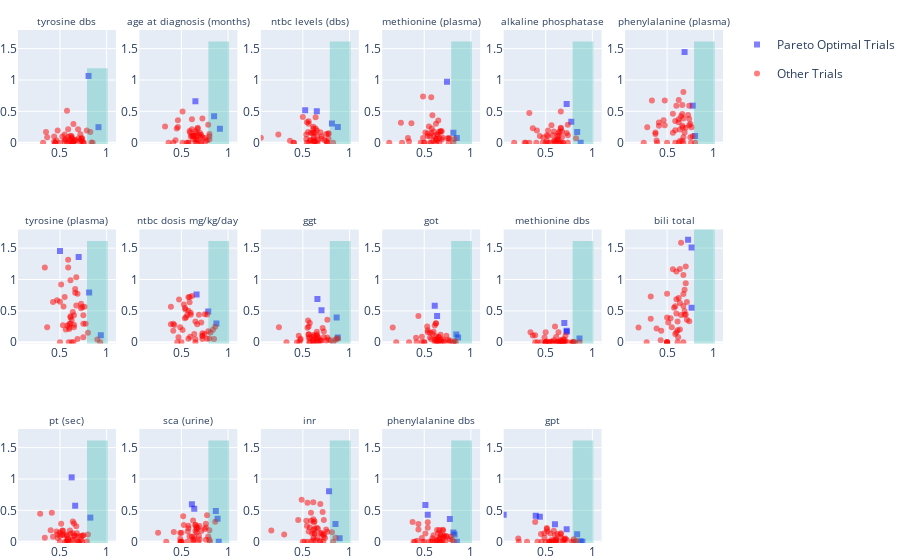

The notebook cell this image was saved under:
### Code cell
import warnings
warnings.filterwarnings("ignore")
from utils import *
import pickle
with open('1a_hello.pickle', 'rb') as handle:
    studies = pickle.load(handle)      # Saca la cosa
study = studies[0] #.trials.__len__()
plot_all_studies(studies, .8, 0)

### Figure 1 — Plotly figure (JSON) as saved in the notebook; plotly's stock layout.template omitted (floating-point values rounded to 4 significant figures)
{"data": [{"legendgroup": "group1", "marker": {"color": "blue", "opacity": 0.5, "symbol": "square"}, "mode": "markers", "name": "Pareto Optimal Trials", "showlegend": true, "type": "scatter", "x": [0.9125, 0.8063], "xaxis": "x", "y": [0.2484, 1.064], "yaxis": "y"}, {"legendgroup": "group2", "marker": {"color": "red", "opacity": 0.5}, "mode": "markers", "name": "Other Trials", "showlegend": true, "type": "scatter", "x": [0.6375, 0.35, 0.5875, 0.7375, 0.6125, 0.475, 0.725, 0.625, 0.55, 0.3625, 0.6625, 0.7875, 0.7375, 0.6, 0.7, 0.6375, 0.6438, 0.625, 0.75, 0.85, 0.575, 0.7125, 0.625, 0.55, 0.525, 0.5875, 0.8375, 0.65, 0.825, 0.6625, 0.7562, 0.6938, 0.4375, 0.4375, 0.725, 0.7188, 0.5625, 0.45, 0.65, 0.625, 0.6, 0.7313, 0.5, 0.55, 0.4625, 0.575, 0.45, 0.3187], "xaxis": "x", "y": [0.01294, 0.1707, 0.2134, 0.07256, 0.1099, 0.196, 0.03076, 0.07832, 0.01444, 0.08699, 0.03927, 0.1967, 0.02798, 0.03237, 0.07044, 0, 0.3, 0.102, 0, 0, 0, 0.01347, 0.01273, 0.1302, 0.09832, 0.09104, 0.002039, 0, 0.1724, 0.04335, 0, 0.215, 0.0998, 0.01505, 0.05671, 0.1335, 0.05092, 0, 0.03621, 0.06337, 0, 0.06827, 0, 0.05001, 0.03524, 0.5096, 0, 0], "yaxis": "y"}, {"legendgroup": "group1", "marker": {"color": "blue", "opacity": 0.5, "symbol": "square"}, "mode": "markers", "name": "Pareto Optimal Trials", "showlegend": false, "type": "scatter", "x": [0.8125, 0.5, 0.7, 0.9375], "xaxis": "x7", "y": [0.7945, 1.453, 1.358, 0.1102], "yaxis": "y7"}, {"legendgroup": "group2", "marker": {"color": "red", "opacity": 0.5}, "mode": "markers", "name": "Other Trials", "showlegend": false, "type": "scatter", "x": [0.3625, 0.625, 0.65, 0.6875, 0.425, 0.6125, 0.6625, 0.6, 0.5312, 0.65, 0.725, 0.5875, 0.6125, 0.8, 0.675, 0.775, 0.5875, 0.5125, 0.6, 0.5375, 0.6875, 0.6125, 0.55, 0.5, 0.725, 0.3375, 0.7375, 0.6, 0.7625, 0.65, 0.5938, 0.4688, 0.9, 0.625, 0.75, 0.6375, 0.6438, 0.675, 0.6625, 0.9313, 0.5813, 0.75, 0.6125, 0.75, 0.5, 0.5625], "xaxis": "x7", "y": [0.2379, 0, 0.4305, 0.7721, 0.6402, 0.4125, 0.7871, 0.2106, 0.2719, 0.2808, 0.6126, 1.19, 0.9867, 0.1526, 0.5853, 0.2933, 1.316, 0.9183, 0.2914, 0.5704, 0.05179, 0.2973, 0.7224, 0, 0.542, 1.193, 0.5626, 0.2369, 0.5674, 0.2386, 0, 0.6693, 0.04256, 0.356, 0.07975, 0.4815, 0, 1.036, 0.8496, 0, 0.267, 0.2963, 0.3941, 0.4312, 0.6451, 0.2048], "yaxis": "y7"}, {"legendgroup": "group1", "marker": {"color": "blue", "opacity": 0.5, "symbol": "square"}, "mode": "markers", "name": "Pareto Optimal Trials", "showlegend": false, "type": "scatter", "x": [0.825, 0.625, 0.6625], "xaxis": "x13", "y": [0.3844, 1.026, 0.5741], "yaxis": "y13"}, {"legendgroup": "group2", "marker": {"color": "red", "opacity": 0.5}, "mode": "markers", "name": "Other Trials", "showlegend": false, "type": "scatter", "x": [0.4, 0.5938, 0.475, 0.3375, 0.7438, 0.725, 0.6375, 0.7875, 0.575, 0.475, 0.6125, 0.5, 0.675, 0.725, 0.5875, 0.2875, 0.5, 0.7375, 0.65, 0.5875, 0.6875, 0.6375, 0.5375, 0.525, 0.6813, 0.65, 0.5563, 0.8, 0.5312, 0.6375, 0.575, 0.6375, 0.525, 0.5875, 0.5, 0.5687, 0.7, 0.7, 0.6875, 0.5125, 0.6063, 0.75, 0.5625, 0.425, 0.4125, 0.4625, 0.6625], "xaxis": "x13", "y": [0.1837, 0, 0.05923, 0.06334, 0.09381, 0.02627, 0.323, 0.003499, 0.02312, 0.1201, 0.1283, 0.1484, 0.2481, 0.08983, 0, 0.4453, 0.09057, 0, 0.09904, 0.03914, 0.08765, 0.1347, 0.1022, 0.1148, 0.1354, 0.2926, 0, 0.1155, 0.1733, 0.03286, 0.09569, 0.02323, 0.1776, 0.05038, 0, 0, 0, 0, 0, 0.2881, 0.1789, 0.1044, 0.1151, 0.07868, 0.462, 0.1652, 0.08804], "yaxis": "y13"}, {"legendgroup": "group1", "marker": {"color": "blue", "opacity": 0.5, "symbol": "square"}, "mode": "markers", "name": "Pareto Optimal Trials", "showlegend": false, "type": "scatter", "x": [0.9125, 0.65, 0.85], "xaxis": "x2", "y": [0.2242, 0.6613, 0.4203], "yaxis": "y2"}, {"legendgroup": "group2", "marker": {"color": "red", "opacity": 0.5}, "mode": "markers", "name": "Other Trials", "showlegend": false, "type": "scatter", "x": [0.6562, 0.4625, 0.6375, 0.5875, 0.625, 0.625, 0.675, 0.5125, 0.3625, 0.75, 0.65, 0.575, 0.6125, 0.45, 0.775, 0.6625, 0.6625, 0.6125, 0.6875, 0.675, 0.6625, 0.65, 0.5125, 0.8, 0.6, 0.8, 0.725, 0.7125, 0.5563, 0.575, 0.4125, 0.7125, 0.625, 0.7625, 0.5938, 0.7875, 0.325, 0.725, 0.7063, 0.675, 0.7, 0.6125, 0.8, 0.7125, 0.4375, 0.65, 0.4625], "xaxis": "x2", "y": [0.1117, 0.3573, 0.1091, 0.1868, 0.0556, 0.1102, 0.2384, 0.498, 0, 0.0748, 0, 0, 0.2169, 0.226, 0.04103, 0.05167, 0, 0.373, 0.1301, 0.04366, 0.1532, 0.05605, 0, 0.05148, 0.09805, 0.1386, 0.0878, 0.1251, 0, 0, 0, 0, 0.1144, 0.02434, 0.1608, 0.2858, 0.2575, 0.3846, 0.09245, 0.2229, 0.1558, 0.1123, 0.1036, 0, 0.04089, 0.1849, 0.2499], "yaxis": "y2"}, {"legendgroup": "group1", "marker": {"color": "blue", "opacity": 0.5, "symbol": "square"}, "mode": "markers", "name": "Pareto Optimal Trials", "showlegend": false, "type": "scatter", "x": [0.7875, 0.6625, 0.875], "xaxis": "x8", "y": [0.4889, 0.762, 0.2975], "yaxis": "y8"}, {"legendgroup": "group2", "marker": {"color": "red", "opacity": 0.5}, "mode": "markers", "name": "Other Trials", "showlegend": false, "type": "scatter", "x": [0.725, 0.4875, 0.5125, 0.8125, 0.6, 0.725, 0.6687, 0.5437, 0.775, 0.5875, 0.7125, 0.4125, 0.8, 0.575, 0.4688, 0.725, 0.575, 0.7875, 0.575, 0.6875, 0.75, 0.725, 0.3875, 0.5375, 0.8375, 0.6375, 0.8625, 0.6, 0.6125, 0.4563, 0.4125, 0.525, 0.65, 0.65, 0.3875, 0.65, 0.5625, 0.425, 0.75, 0.5375, 0.5875, 0.85, 0.775, 0.475, 0.5938, 0.55, 0.5], "xaxis": "x8", "y": [0.09561, 0.2375, 0.1965, 0.1539, 0.4718, 0.1075, 0.2882, 0.5213, 0.05633, 0.636, 0.3162, 0.1815, 0.06117, 0.5024, 0.07886, 0.1415, 0.05703, 0.1746, 0.7182, 0.4399, 0.1301, 0.05235, 0.5649, 0.5471, 0.1981, 0.1305, 0.2476, 0.4391, 0.7374, 0, 0.2945, 0.5998, 0.04805, 0.3311, 0.2877, 0, 0.436, 0.2734, 0.4446, 0.3815, 0.7208, 0.053, 0.4405, 0.6803, 0.08954, 0.3991, 0], "yaxis": "y8"}, {"legendgroup": "group1", "marker": {"color": "blue", "opacity": 0.5, "symbol": "square"}, "mode": "markers", "name": "Pareto Optimal Trials", "showlegend": false, "type": "scatter", "x": [0.6125, 0.8687, 0.6375, 0.9, 0.8875], "xaxis": "x14", "y": [0.5978, 0.4894, 0.5255, 0, 0.366], "yaxis": "y14"}, {"legendgroup": "group2", "marker": {"color": "red", "opacity": 0.5}, "mode": "markers", "name": "Other Trials", "showlegend": false, "type": "scatter", "x": [0.4875, 0.7625, 0.7125, 0.575, 0.775, 0.4875, 0.6937, 0.65, 0.3375, 0.8063, 0.6375, 0.6125, 0.6937, 0.575, 0.625, 0.8625, 0.7875, 0.5687, 0.6875, 0.675, 0.6625, 0.525, 0.8, 0.5, 0.6625, 0.6625, 0.65, 0.6813, 0.5187, 0.65, 0.4938, 0.5, 0.5625, 0.25, 0.625, 0.5875, 0.5, 0.4875, 0.75, 0.7625, 0.8, 0.6375, 0.4188, 0.7625, 0.625], "xaxis": "x14", "y": [0, 0.2853, 0.1723, 0.2132, 0.4222, 0.04833, 0.2504, 0.1708, 0, 0, 0.03913, 0.08204, 0.03511, 0.2552, 0.3397, 0.3172, 0.08345, 0.165, 0.09353, 0.2232, 0.2295, 0.2665, 0.1823, 0, 0.1514, 0.2039, 0.27, 0, 0.4074, 0.2577, 0, 0.145, 0, 0.1441, 0, 0.08243, 0, 0.1413, 0.2045, 0.03316, 0.03313, 0.07853, 0.154, 0.2285, 0.03285], "yaxis": "y14"}, {"legendgroup": "group1", "marker": {"color": "blue", "opacity": 0.5, "symbol": "square"}, "mode": "markers", "name": "Pareto Optimal Trials", "showlegend": false, "type": "scatter", "x": [0.65, 0.8125, 0.875, 0.525], "xaxis": "x3", "y": [0.5004, 0.3058, 0.2523, 0.5163], "yaxis": "y3"}, {"legendgroup": "group2", "marker": {"color": "red", "opacity": 0.5}, "mode": "markers", "name": "Other Trials", "showlegend": false, "type": "scatter", "x": [0.775, 0.6125, 0.625, 0.6, 0.7, 0.75, 0.6375, 0.4062, 0.625, 0.5625, 0.4, 0.6625, 0.65, 0.775, 0.5437, 0.2375, 0.5625, 0.7625, 0.5375, 0.7, 0.6875, 0.625, 0.6125, 0.5562, 0.825, 0.6188, 0.6125, 0.5875, 0.3625, 0.5875, 0.5, 0.775, 0.575, 0.6375, 0.6125, 0.5375, 0.6375, 0.5437, 0.7625, 0.75, 0.6125, 0.05, 0.6562, 0.7313, 0.5625, 0.65], "xaxis": "x3", "y": [0.06338, 0.01184, 0.1607, 0.1489, 0.06735, 0.02706, 0.02117, 0, 0.0232, 0, 0, 0.03869, 0.1967, 0.1515, 0.327, 0.1318, 0.3413, 0, 0.1326, 0.1023, 0.1688, 0.01564, 0.2547, 0.1726, 0, 0.09126, 0.05262, 0.1592, 0.03032, 0.04033, 0.4088, 0.1387, 0.03809, 0.407, 0.2251, 0.06028, 0.2279, 0, 0, 0.1408, 0.1663, 0.07854, 0, 0.04383, 0.304, 0.106], "yaxis": "y3"}, {"legendgroup": "group1", "marker": {"color": "blue", "opacity": 0.5, "symbol": "square"}, "mode": "markers", "name": "Pareto Optimal Trials", "showlegend": false, "type": "scatter", "x": [0.6562, 0.875, 0.7, 0.8625], "xaxis": "x9", "y": [0.6895, 0.07706, 0.5081, 0.3942], "yaxis": "y9"}, {"legendgroup": "group2", "marker": {"color": "red", "opacity": 0.5}, "mode": "markers", "name": "Other Trials", "showlegend": false, "type": "scatter", "x": [0.575, 0.875, 0.6625, 0.7125, 0.65, 0.5687, 0.4563, 0.5625, 0.5563, 0.65, 0.6625, 0.7, 0.65, 0.6125, 0.6125, 0.6125, 0.8, 0.6875, 0.7625, 0.65, 0.6813, 0.6375, 0.75, 0.475, 0.55, 0.5625, 0.8625, 0.825, 0.2438, 0.5625, 0.7625, 0.85, 0.5625, 0.4625, 0.725, 0.575, 0.4375, 0.6, 0.775, 0.325, 0.475, 0.625, 0.725, 0.6125, 0.6625, 0.575], "xaxis": "x9", "y": [0, 0.05657, 0.08544, 0.2266, 0.1218, 0, 0.1019, 0.1289, 0.3457, 0.1679, 0.06257, 0.02575, 0.04149, 0.1154, 0.04055, 0.02267, 0.02998, 0.03267, 0.3593, 0.1017, 0.02406, 0.00682, 0.02255, 0.03728, 0.2308, 0.07532, 0.0654, 0, 0.2402, 0.1248, 0.07629, 0.04047, 0.2497, 0, 0.1701, 0.3051, 0, 0.08353, 0.04152, 0, 0.05583, 0.1012, 0.0785, 0.005645, 0.01551, 0.06593], "yaxis": "y9"}, {"legendgroup": "group1", "marker": {"color": "blue", "opacity": 0.5, "symbol": "square"}, "mode": "markers", "name": "Pareto Optimal Trials", "showlegend": false, "type": "scatter", "x": [0.8938, 0.7812, 0.85], "xaxis": "x15", "y": [0.05408, 0.8041, 0.2832], "yaxis": "y15"}, {"legendgroup": "group2", "marker": {"color": "red", "opacity": 0.5}, "mode": "markers", "name": "Other Trials", "showlegend": false, "type": "scatter", "x": [0.6125, 0.85, 0.7, 0.7125, 0.575, 0.6875, 0.4875, 0.625, 0.7188, 0.625, 0.6562, 0.6125, 0.3, 0.55, 0.75, 0.5875, 0.6625, 0.7625, 0.625, 0.5375, 0.5188, 0.65, 0.6125, 0.625, 0.7375, 0.5, 0.6, 0.6375, 0.725, 0.6125, 0.6875, 0.7125, 0.1625, 0.6187, 0.5875, 0.725, 0.6875, 0.6813, 0.825, 0.725, 0.45, 0.5625, 0.55, 0.5875, 0.6125, 0.5437, 0.8125], "xaxis": "x15", "y": [0.1931, 0.06521, 0.1355, 0.4741, 0.2262, 0.01431, 0.6674, 0.1282, 0, 0.2086, 0.0609, 0.6295, 0.1168, 0, 0.1964, 0.4631, 0.2063, 0.1573, 0.3252, 0.3347, 0, 0.2226, 0.3584, 0.1321, 0.06078, 0, 0.1304, 0.02238, 0.07944, 0.02198, 0.6, 0.1135, 0.18, 0.3069, 0, 0.3461, 0.1382, 0, 0, 0.1202, 0.3475, 0.1617, 0.6221, 0.3329, 0.05637, 0.2521, 0.1495], "yaxis": "y15"}, {"legendgroup": "group1", "marker": {"color": "blue", "opacity": 0.5, "symbol": "square"}, "mode": "markers", "name": "Pareto Optimal Trials", "showlegend": false, "type": "scatter", "x": [0.7438, 0.85, 0.8125], "xaxis": "x4", "y": [0.9732, 0.07402, 0.159], "yaxis": "y4"}, {"legendgroup": "group2", "marker": {"color": "red", "opacity": 0.5}, "mode": "markers", "name": "Other Trials", "showlegend": false, "type": "scatter", "x": [0.625, 0.7625, 0.675, 0.7688, 0.2625, 0.6625, 0.6625, 0.5125, 0.55, 0.3625, 0.575, 0.5, 0.5875, 0.6375, 0.3375, 0.575, 0.5375, 0.4875, 0.65, 0.5375, 0.4875, 0.625, 0.6875, 0.625, 0.575, 0.5625, 0.5, 0.675, 0.75, 0.6375, 0.6875, 0.7625, 0.6, 0.6938, 0.6438, 0.125, 0.325, 0.6, 0.4625, 0.25, 0.5813, 0.6562, 0.625, 0.6, 0.8125, 0.5625, 0.825], "xaxis": "x4", "y": [0.05218, 0.0715, 0.186, 0.06579, 0, 0.0705, 0, 0.1623, 0.2589, 0.3108, 0.1551, 0, 0.4386, 0.0358, 0.02038, 0.7262, 0.1456, 0.07415, 0.353, 0.1095, 0.7367, 0, 0.05028, 0.06347, 0, 0, 0, 0.1763, 0.07219, 0.1288, 0.1829, 0, 0.03312, 0.08171, 0.1263, 0, 0.07652, 0.1059, 0, 0.3185, 0.2277, 0.1715, 0.301, 0.1794, 0, 0.1003, 0.05891], "yaxis": "y4"}, {"legendgroup": "group1", "marker": {"color": "blue", "opacity": 0.5, "symbol": "square"}, "mode": "markers", "name": "Pareto Optimal Trials", "showlegend": false, "type": "scatter", "x": [0.6125, 0.8625, 0.6375, 0.8438], "xaxis": "x10", "y": [0.5799, 0.07704, 0.4198, 0.1253], "yaxis": "y10"}, {"legendgroup": "group2", "marker": {"color": "red", "opacity": 0.5}, "mode": "markers", "name": "Other Trials", "showlegend": false, "type": "scatter", "x": [0.4375, 0.675, 0.7375, 0.5375, 0.6, 0.5375, 0.7125, 0.675, 0.825, 0.3375, 0.5, 0.8125, 0.4187, 0.5875, 0.625, 0.625, 0.2, 0.1625, 0.625, 0.6125, 0.5312, 0.675, 0.475, 0.6312, 0.5625, 0.8125, 0.5625, 0.475, 0.6375, 0.6125, 0.6125, 0.675, 0.5, 0.7, 0.7625, 0.575, 0.6562, 0.6375, 0.8375, 0.7, 0.4125, 0.65, 0.625, 0.775, 0.7563, 0.65], "xaxis": "x10", "y": [0.4185, 0, 0.1017, 0.1612, 0.166, 0.1904, 0.01245, 0.04433, 0.01882, 0, 0, 0, 0, 0.1368, 0.09706, 0.0465, 0, 0.2349, 0.3005, 0.04068, 0.251, 0.03066, 0.08595, 0, 0.07633, 0, 0.1549, 0, 0.0453, 0, 0.267, 0.1175, 0, 0, 0.009334, 0.04801, 0.08509, 0.008287, 0, 0.04911, 0.07279, 0.08208, 0.302, 0.02348, 0.04108, 0.01315], "yaxis": "y10"}, {"legendgroup": "group1", "marker": {"color": "blue", "opacity": 0.5, "symbol": "square"}, "mode": "markers", "name": "Pareto Optimal Trials", "showlegend": false, "type": "scatter", "x": [0.85, 0.8125, 0.5375, 0.775, 0.5125, 0.825], "xaxis": "x16", "y": [0, 0.146, 0.4292, 0.362, 0.584, 0.1154], "yaxis": "y16"}, {"legendgroup": "group2", "marker": {"color": "red", "opacity": 0.5}, "mode": "markers", "name": "Other Trials", "showlegend": false, "type": "scatter", "x": [0.375, 0.6625, 0.65, 0.6375, 0.8187, 0.725, 0.6125, 0.6625, 0.3875, 0.5125, 0.475, 0.5875, 0.6625, 0.8, 0.7125, 0.4, 0.675, 0.4375, 0.7125, 0.6625, 0.6, 0.7875, 0.675, 0.55, 0.6375, 0.6813, 0.6375, 0.425, 0.5, 0.775, 0.7, 0.4375, 0.7, 0.5375, 0.5875, 0.7, 0.6375, 0.7375, 0.4813, 0.7, 0.5375, 0.575, 0.7375, 0.6813], "xaxis": "x16", "y": [0.3157, 0, 0.1408, 0.01888, 0, 0.007839, 0, 0.06473, 0, 0.1333, 0.06136, 0.01553, 0.1854, 0.02607, 0.0966, 0, 0.1098, 0.194, 0.08412, 0.04825, 0.104, 0.08364, 0, 0, 0, 0.09683, 0.03062, 0.01697, 0, 0.04039, 0.1781, 0.2811, 0, 0.2212, 0.05458, 0.06171, 0.1884, 0.0781, 0, 0.1904, 0.3093, 0, 0.09065, 0], "yaxis": "y16"}, {"legendgroup": "group1", "marker": {"color": "blue", "opacity": 0.5, "symbol": "square"}, "mode": "markers", "name": "Pareto Optimal Trials", "showlegend": false, "type": "scatter", "x": [0.775, 0.725, 0.8375, 0.875], "xaxis": "x5", "y": [0.3348, 0.6189, 0.1695, 0], "yaxis": "y5"}, {"legendgroup": "group2", "marker": {"color": "red", "opacity": 0.5}, "mode": "markers", "name": "Other Trials", "showlegend": false, "type": "scatter", "x": [0.6875, 0.55, 0.625, 0.575, 0.6625, 0.4, 0.7375, 0.5125, 0.625, 0.6625, 0.525, 0.6625, 0.6375, 0.4688, 0.5938, 0.625, 0.675, 0.725, 0.525, 0.6812, 0.6, 0.65, 0.6625, 0.5, 0.525, 0.4062, 0.7375, 0.65, 0.675, 0.325, 0.2875, 0.7375, 0.5875, 0.5875, 0.275, 0.6375, 0.475, 0.3625, 0.825, 0.325, 0.5125, 0.5625, 0.6375, 0.4375, 0.1625, 0.6125], "xaxis": "x5", "y": [0, 0, 0.03497, 0.1214, 0.2382, 0, 0, 0.1196, 0.05764, 0.2275, 0.1957, 0, 0.1594, 0, 0, 0.1159, 0.09071, 0.1568, 0.1071, 0, 0.03681, 0.1805, 0.4998, 0, 0, 0.1964, 0.1204, 0, 0.1784, 0, 0, 0.2852, 0.03221, 0.1772, 0, 0.1061, 0.08363, 0.2311, 0.072, 0.4734, 0.02951, 0.277, 0.04884, 0.1079, 0, 0.0123], "yaxis": "y5"}, {"legendgroup": "group1", "marker": {"color": "blue", "opacity": 0.5, "symbol": "square"}, "mode": "markers", "name": "Pareto Optimal Trials", "showlegend": false, "type": "scatter", "x": [0.725, 0.7, 0.8625, 0.725], "xaxis": "x11", "y": [0.1824, 0.3076, 0.05964, 0.1685], "yaxis": "y11"}, {"legendgroup": "group2", "marker": {"color": "red", "opacity": 0.5}, "mode": "markers", "name": "Other Trials", "showlegend": false, "type": "scatter", "x": [0.8, 0.4125, 0.5, 0.6375, 0.6375, 0.7125, 0.6875, 0.65, 0.6813, 0.7875, 0.4875, 0.7, 0.6125, 0.6562, 0.8625, 0.3875, 0.625, 0.6125, 0.3375, 0.7375, 0.5625, 0.3625, 0.7875, 0.6875, 0.6625, 0.5, 0.3875, 0.8125, 0.5625, 0.6875, 0.5125, 0.675, 0.6625, 0.5, 0.5, 0.8, 0.5375, 0.5375, 0.5, 0.45, 0.6, 0.7, 0.625, 0.7125, 0.5875, 0.575], "xaxis": "x11", "y": [0, 0, 0, 0.001895, 0.1585, 0.1042, 0, 0, 0, 0, 0.07675, 0, 0.08162, 0, 0, 0.1103, 0, 0, 0.1611, 0, 0.01156, 0.1061, 0, 0, 0.01946, 0, 0, 0, 0, 0.04688, 0.01097, 0, 0.03732, 0, 0, 0, 0, 0, 0.1601, 0, 0.2523, 0.03908, 0.004126, 0.01411, 0.03377, 0], "yaxis": "y11"}, {"legendgroup": "group1", "marker": {"color": "blue", "opacity": 0.5, "symbol": "square"}, "mode": "markers", "name": "Pareto Optimal Trials", "showlegend": false, "type": "scatter", "x": [0.875, 0.8938, 0.725, 0.05, 0.8375, 0.6, 0.3937, 0.4375], "xaxis": "x17", "y": [0.005982, 0, 0.2006, 0.4317, 0.12, 0.2788, 0.4154, 0.3969], "yaxis": "y17"}, {"legendgroup": "group2", "marker": {"color": "red", "opacity": 0.5}, "mode": "markers", "name": "Other Trials", "showlegend": false, "type": "scatter", "x": [0.3, 0.5625, 0.6125, 0.8, 0.7, 0.5375, 0.5188, 0.6125, 0.675, 0.4125, 0.3875, 0.825, 0.7, 0.725, 0.5375, 0.5875, 0.6625, 0.6125, 0.6625, 0.6125, 0.6, 0.825, 0.6062, 0.55, 0.6625, 0.5125, 0.7125, 0.6875, 0.5875, 0.7812, 0.5, 0.2125, 0.625, 0.55, 0.4875, 0.2063, 0.5125, 0.8, 0.45, 0.5625, 0.4562, 0.4875], "xaxis": "x17", "y": [0, 0.02934, 0.01777, 0.03895, 0.03315, 0, 0.1625, 0, 0, 0, 0.3164, 0.01678, 0.04343, 0.02962, 0, 0.174, 0.06966, 0.03363, 0.1353, 0.03789, 0.1037, 0, 0, 0.1331, 0.1184, 0.221, 0.05009, 0, 0.01826, 0, 0, 0, 0.1217, 0, 0.06326, 0.0516, 0.2014, 0, 0.1254, 0, 0, 0.1355], "yaxis": "y17"}, {"legendgroup": "group1", "marker": {"color": "blue", "opacity": 0.5, "symbol": "square"}, "mode": "markers", "name": "Pareto Optimal Trials", "showlegend": false, "type": "scatter", "x": [0.8, 0.775, 0.6875], "xaxis": "x6", "y": [0.1078, 0.5908, 1.446], "yaxis": "y6"}, {"legendgroup": "group2", "marker": {"color": "red", "opacity": 0.5}, "mode": "markers", "name": "Other Trials", "showlegend": false, "type": "scatter", "x": [0.5625, 0.6625, 0.7375, 0.7625, 0.4125, 0.6625, 0.6375, 0.675, 0.6687, 0.8, 0.7375, 0.625, 0.5, 0.675, 0.3875, 0.6625, 0.375, 0.475, 0.6625, 0.7375, 0.4125, 0.3375, 0.7563, 0.675, 0.375, 0.475, 0.625, 0.6875, 0.6, 0.5625, 0.4625, 0.675, 0.25, 0.725, 0.75, 0.5875, 0.3938, 0.5875, 0.2875, 0.775, 0.6375, 0.625, 0.5875, 0.75, 0.65, 0.625, 0.7], "xaxis": "x6", "y": [0.1587, 0.03248, 0.279, 0.2452, 0.3236, 0.4601, 0.2104, 0.08918, 0.2447, 0, 0.3792, 0.3756, 0, 0.3865, 0.03468, 0.2694, 0.1613, 0.2768, 0.6028, 0.5892, 0.2714, 0.6745, 0, 0.8088, 0.1401, 0.6717, 0.6826, 0.1629, 0.591, 0.4613, 0.357, 0, 0, 0.4419, 0.3005, 0.348, 0, 0.1991, 0.2459, 0.1021, 0.02733, 0.3254, 0, 0.08923, 0.4219, 0, 0.2402], "yaxis": "y6"}, {"legendgroup": "group1", "marker": {"color": "blue", "opacity": 0.5, "symbol": "square"}, "mode": "markers", "name": "Pareto Optimal Trials", "showlegend": false, "type": "scatter", "x": [0.7625, 0.7625, 0.725], "xaxis": "x12", "y": [1.509, 0.5504, 1.633], "yaxis": "y12"}, {"legendgroup": "group2", "marker": {"color": "red", "opacity": 0.5}, "mode": "markers", "name": "Other Trials", "showlegend": false, "type": "scatter", "x": [0.6125, 0.55, 0.5, 0.675, 0.6125, 0.7, 0.5, 0.6875, 0.6, 0.1938, 0.6875, 0.6875, 0.5, 0.65, 0.6375, 0.325, 0.6125, 0.65, 0.325, 0.6, 0.625, 0.5, 0.675, 0.575, 0.4375, 0.6375, 0.4313, 0.675, 0.2812, 0.6, 0.5875, 0.5375, 0.6, 0.5, 0.6375, 0.7125, 0.5875, 0.675, 0.6188, 0.7375, 0.3875, 0.5125, 0.7, 0.5625, 0.5, 0.7125, 0.7], "xaxis": "x12", "y": [0, 0.2391, 0.3951, 0.7704, 0.3303, 0.9396, 0, 0.4376, 0.1571, 0.2336, 0.4979, 0.8369, 0, 0.4353, 0.2032, 0.3735, 0.1909, 1.586, 0.728, 0.4567, 0.7047, 0.7711, 0, 0.5481, 0.1817, 1.166, 0.03103, 0.5771, 0, 1.127, 0.1318, 0.3822, 0.6858, 0, 0.6255, 0.6429, 0.5743, 1.073, 0.07782, 0.3348, 0.2195, 0.3131, 1.205, 1.164, 0, 0.3604, 0.4413], "yaxis": "y12"}], "layout": {"annotations": [{"font": {"size": 10}, "showarrow": false, "text": "tyrosine dbs", "x": 0.06944, "xanchor": "center", "xref": "paper", "y": 1, "yanchor": "bottom", "yref": "paper"}, {"font": {"size": 10}, "showarrow": false, "text": "age at diagnosis (months)", "x": 0.2417, "xanchor": "center", "xref": "paper", "y": 1, "yanchor": "bottom", "yref": "paper"}, {"font": {"size": 10}, "showarrow": false, "text": "ntbc levels (dbs)", "x": 0.4139, "xanchor": "center", "xref": "paper", "y": 1, "yanchor": "bottom", "yref": "paper"}, {"font": {"size": 10}, "showarrow": false, "text": "methionine (plasma)", "x": 0.5861, "xanchor": "center", "xref": "paper", "y": 1, "yanchor": "bottom", "yref": "paper"}, {"font": {"size": 10}, "showarrow": false, "text": "alkaline phosphatase", "x": 0.7583, "xanchor": "center", "xref": "paper", "y": 1, "yanchor": "bottom", "yref": "paper"}, {"font": {"size": 10}, "showarrow": false, "text": "phenylalanine (plasma)", "x": 0.9306, "xanchor": "center", "xref": "paper", "y": 1, "yanchor": "bottom", "yref": "paper"}, {"font": {"size": 10}, "showarrow": false, "text": "tyrosine (plasma)", "x": 0.06944, "xanchor": "center", "xref": "paper", "y": 0.6111, "yanchor": "bottom", "yref": "paper"}, {"font": {"size": 10}, "showarrow": false, "text": "ntbc dosis mg/kg/day", "x": 0.2417, "xanchor": "center", "xref": "paper", "y": 0.6111, "yanchor": "bottom", "yref": "paper"}, {"font": {"size": 10}, "showarrow": false, "text": "ggt", "x": 0.4139, "xanchor": "center", "xref": "paper", "y": 0.6111, "yanchor": "bottom", "yref": "paper"}, {"font": {"size": 10}, "showarrow": false, "text": "got", "x": 0.5861, "xanchor": "center", "xref": "paper", "y": 0.6111, "yanchor": "bottom", "yref": "paper"}, {"font": {"size": 10}, "showarrow": false, "text": "methionine dbs", "x": 0.7583, "xanchor": "center", "xref": "paper", "y": 0.6111, "yanchor": "bottom", "yref": "paper"}, {"font": {"size": 10}, "showarrow": false, "text": "bili total", "x": 0.9306, "xanchor": "center", "xref": "paper", "y": 0.6111, "yanchor": "bottom", "yref": "paper"}, {"font": {"size": 10}, "showarrow": false, "text": "pt (sec)", "x": 0.06944, "xanchor": "center", "xref": "paper", "y": 0.2222, "yanchor": "bottom", "yref": "paper"}, {"font": {"size": 10}, "showarrow": false, "text": "sca (urine)", "x": 0.2417, "xanchor": "center", "xref": "paper", "y": 0.2222, "yanchor": "bottom", "yref": "paper"}, {"font": {"size": 10}, "showarrow": false, "text": "inr", "x": 0.4139, "xanchor": "center", "xref": "paper", "y": 0.2222, "yanchor": "bottom", "yref": "paper"}, {"font": {"size": 10}, "showarrow": false, "text": "phenylalanine dbs", "x": 0.5861, "xanchor": "center", "xref": "paper", "y": 0.2222, "yanchor": "bottom", "yref": "paper"}, {"font": {"size": 10}, "showarrow": false, "text": "gpt", "x": 0.7583, "xanchor": "center", "xref": "paper", "y": 0.2222, "yanchor": "bottom", "yref": "paper"}], "autosize": true, "margin": {"b": 0, "l": 0, "r": 0, "t": 30}, "shapes": [{"fillcolor": "LightSeaGreen", "line": {"color": "LightSeaGreen", "width": 2}, "opacity": 0.3, "type": "rect", "x0": 0.8, "x1": 1, "xref": "x", "y0": -0.02, "y1": 1.171, "yref": "y"}, {"fillcolor": "LightSeaGreen", "line": {"color": "LightSeaGreen", "width": 2}, "opacity": 0.3, "type": "rect", "x0": 0.8, "x1": 1, "xref": "x7", "y0": -0.02, "y1": 1.599, "yref": "y7"}, {"fillcolor": "LightSeaGreen", "line": {"color": "LightSeaGreen", "width": 2}, "opacity": 0.3, "type": "rect", "x0": 0.8, "x1": 1, "xref": "x13", "y0": -0.02, "y1": 1.599, "yref": "y13"}, {"fillcolor": "LightSeaGreen", "line": {"color": "LightSeaGreen", "width": 2}, "opacity": 0.3, "type": "rect", "x0": 0.8, "x1": 1, "xref": "x2", "y0": -0.02, "y1": 1.599, "yref": "y2"}, {"fillcolor": "LightSeaGreen", "line": {"color": "LightSeaGreen", "width": 2}, "opacity": 0.3, "type": "rect", "x0": 0.8, "x1": 1, "xref": "x8", "y0": -0.02, "y1": 1.599, "yref": "y8"}, {"fillcolor": "LightSeaGreen", "line": {"color": "LightSeaGreen", "width": 2}, "opacity": 0.3, "type": "rect", "x0": 0.8, "x1": 1, "xref": "x14", "y0": -0.02, "y1": 1.599, "yref": "y14"}, {"fillcolor": "LightSeaGreen", "line": {"color": "LightSeaGreen", "width": 2}, "opacity": 0.3, "type": "rect", "x0": 0.8, "x1": 1, "xref": "x3", "y0": -0.02, "y1": 1.599, "yref": "y3"}, {"fillcolor": "LightSeaGreen", "line": {"color": "LightSeaGreen", "width": 2}, "opacity": 0.3, "type": "rect", "x0": 0.8, "x1": 1, "xref": "x9", "y0": -0.02, "y1": 1.599, "yref": "y9"}, {"fillcolor": "LightSeaGreen", "line": {"color": "LightSeaGreen", "width": 2}, "opacity": 0.3, "type": "rect", "x0": 0.8, "x1": 1, "xref": "x15", "y0": -0.02, "y1": 1.599, "yref": "y15"}, {"fillcolor": "LightSeaGreen", "line": {"color": "LightSeaGreen", "width": 2}, "opacity": 0.3, "type": "rect", "x0": 0.8, "x1": 1, "xref": "x4", "y0": -0.02, "y1": 1.599, "yref": "y4"}, {"fillcolor": "LightSeaGreen", "line": {"color": "LightSeaGreen", "width": 2}, "opacity": 0.3, "type": "rect", "x0": 0.8, "x1": 1, "xref": "x10", "y0": -0.02, "y1": 1.599, "yref": "y10"}, {"fillcolor": "LightSeaGreen", "line": {"color": "LightSeaGreen", "width": 2}, "opacity": 0.3, "type": "rect", "x0": 0.8, "x1": 1, "xref": "x16", "y0": -0.02, "y1": 1.599, "yref": "y16"}, {"fillcolor": "LightSeaGreen", "line": {"color": "LightSeaGreen", "width": 2}, "opacity": 0.3, "type": "rect", "x0": 0.8, "x1": 1, "xref": "x5", "y0": -0.02, "y1": 1.599, "yref": "y5"}, {"fillcolor": "LightSeaGreen", "line": {"color": "LightSeaGreen", "width": 2}, "opacity": 0.3, "type": "rect", "x0": 0.8, "x1": 1, "xref": "x11", "y0": -0.02, "y1": 1.599, "yref": "y11"}, {"fillcolor": "LightSeaGreen", "line": {"color": "LightSeaGreen", "width": 2}, "opacity": 0.3, "type": "rect", "x0": 0.8, "x1": 1, "xref": "x17", "y0": -0.02, "y1": 1.599, "yref": "y17"}, {"fillcolor": "LightSeaGreen", "line": {"color": "LightSeaGreen", "width": 2}, "opacity": 0.3, "type": "rect", "x0": 0.8, "x1": 1, "xref": "x6", "y0": -0.02, "y1": 1.599, "yref": "y6"}, {"fillcolor": "LightSeaGreen", "line": {"color": "LightSeaGreen", "width": 2}, "opacity": 0.3, "type": "rect", "x0": 0.8, "x1": 1, "xref": "x12", "y0": -0.02, "y1": 1.797, "yref": "y12"}], "showlegend": true, "xaxis": {"anchor": "y", "domain": [0, 0.1389], "range": [0.05, 1.099]}, "xaxis10": {"anchor": "y10", "domain": [0.5167, 0.6556], "range": [0.05, 1.099]}, "xaxis11": {"anchor": "y11", "domain": [0.6889, 0.8278], "range": [0.05, 1.099]}, "xaxis12": {"anchor": "y12", "domain": [0.8611, 1], "range": [0.05, 1.099]}, "xaxis13": {"anchor": "y13", "domain": [0, 0.1389], "range": [0.05, 1.099]}, "xaxis14": {"anchor": "y14", "domain": [0.1722, 0.3111], "range": [0.05, 1.099]}, "xaxis15": {"anchor": "y15", "domain": [0.3444, 0.4833], "range": [0.05, 1.099]}, "xaxis16": {"anchor": "y16", "domain": [0.5167, 0.6556], "range": [0.05, 1.099]}, "xaxis17": {"anchor": "y17", "domain": [0.6889, 0.8278], "range": [0.05, 1.099]}, "xaxis18": {"anchor": "y18", "domain": [0.8611, 1], "range": [0.05, 1.099]}, "xaxis2": {"anchor": "y2", "domain": [0.1722, 0.3111], "range": [0.05, 1.099]}, "xaxis3": {"anchor": "y3", "domain": [0.3444, 0.4833], "range": [0.05, 1.099]}, "xaxis4": {"anchor": "y4", "domain": [0.5167, 0.6556], "range": [0.05, 1.099]}, "xaxis5": {"anchor": "y5", "domain": [0.6889, 0.8278], "range": [0.05, 1.099]}, "xaxis6": {"anchor": "y6", "domain": [0.8611, 1], "range": [0.05, 1.099]}, "xaxis7": {"anchor": "y7", "domain": [0, 0.1389], "range": [0.05, 1.099]}, "xaxis8": {"anchor": "y8", "domain": [0.1722, 0.3111], "range": [0.05, 1.099]}, "xaxis9": {"anchor": "y9", "domain": [0.3444, 0.4833], "range": [0.05, 1.099]}, "yaxis": {"anchor": "x", "domain": [0.7778, 1], "range": [-0.02, 1.797]}, "yaxis10": {"anchor": "x10", "domain": [0.3889, 0.6111], "range": [-0.02, 1.797]}, "yaxis11": {"anchor": "x11", "domain": [0.3889, 0.6111], "range": [-0.02, 1.797]}, "yaxis12": {"anchor": "x12", "domain": [0.3889, 0.6111], "range": [-0.02, 1.797]}, "yaxis13": {"anchor": "x13", "domain": [0, 0.2222], "range": [-0.02, 1.797]}, "yaxis14": {"anchor": "x14", "domain": [0, 0.2222], "range": [-0.02, 1.797]}, "yaxis15": {"anchor": "x15", "domain": [0, 0.2222], "range": [-0.02, 1.797]}, "yaxis16": {"anchor": "x16", "domain": [0, 0.2222], "range": [-0.02, 1.797]}, "yaxis17": {"anchor": "x17", "domain": [0, 0.2222], "range": [-0.02, 1.797]}, "yaxis18": {"anchor": "x18", "domain": [0, 0.2222], "range": [-0.02, 1.797]}, "yaxis2": {"anchor": "x2", "domain": [0.7778, 1], "range": [-0.02, 1.797]}, "yaxis3": {"anchor": "x3", "domain": [0.7778, 1], "range": [-0.02, 1.797]}, "yaxis4": {"anchor": "x4", "domain": [0.7778, 1], "range": [-0.02, 1.797]}, "yaxis5": {"anchor": "x5", "domain": [0.7778, 1], "range": [-0.02, 1.797]}, "yaxis6": {"anchor": "x6", "domain": [0.7778, 1], "range": [-0.02, 1.797]}, "yaxis7": {"anchor": "x7", "domain": [0.3889, 0.6111], "range": [-0.02, 1.797]}, "yaxis8": {"anchor": "x8", "domain": [0.3889, 0.6111], "range": [-0.02, 1.797]}, "yaxis9": {"anchor": "x9", "domain": [0.3889, 0.6111], "range": [-0.02, 1.797]}}}
